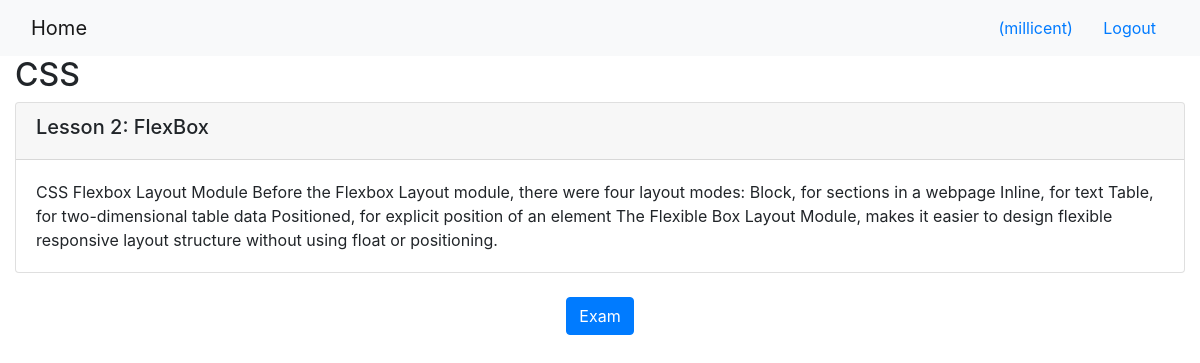
/onlinecourse/1/ (signed in), run on the app's committed database.
### onlinecourse/models.py (models this page shows, shortened)
class Course(models.Model):
    name = models.CharField(null=False, max_length=30, default='online course')
    image = models.ImageField(upload_to='course_images/')
    description = models.CharField(max_length=1000)
    pub_date = models.DateField(null=True)
    instructors = models.ManyToManyField(Instructor)
    users = models.ManyToManyField(settings.AUTH_USER_MODEL, through='Enrollment')
    total_enrollment = models.IntegerField(default=0)
    is_enrolled = False

class Lesson(models.Model):
    title = models.CharField(max_length=200, default="title")
    order = models.IntegerField(default=0)
    course = models.ForeignKey(Course, on_delete=models.CASCADE)
    content = models.TextField()

### onlinecourse/views.py (the view)
# urls.py: path('<int:pk>/', views.CourseDetailView.as_view(), name='course_details'),
class CourseDetailView(generic.DetailView):
    model = Course
    template_name = 'onlinecourse/course_detail_bootstrap.html'

### onlinecourse/templates/onlinecourse/course_detail_bootstrap.html (shortened to what this page needs)
<!DOCTYPE html>
<html lang="en">
<head>
     {% load static %}
    <link rel="stylesheet" href="https://maxcdn.bootstrapcdn.com/bootstrap/4.5.2/css/bootstrap.min.css">
</head>
<body>
    <nav class="navbar navbar-light bg-light">
        <div class="container-fluid">
            <div class="navbar-header">
                  <a class="navbar-brand" href="{% url 'onlinecourse:index' %}">Home</a>
            </div>
            <ul class="nav navbar-nav navbar-right">
                {% if user.is_authenticated %}
                <li>
                    <a class="btn btn-link" href="#">{{ user.first_name }}({{ user.username }})</a>
                    <a class="btn btn-link" href="{% url 'onlinecourse:logout' %}">Logout</a>
                </li>
                {% endif %}
            </ul>
        </div>
    </nav>
    <div class="container-fluid">
        <h2>{{ course.name }}</h2>
        <div class="card-columns-vertical">
            {% for lesson in course.lesson_set.all %}
                 <div class="card mt-1">
                    <div class="card-header"><h5>Lesson {{lesson.order|add:1}}: {{lesson.title}}</h5></div>
                    <div class="card-body">{{lesson.content}}</div>
                </div>
            {% endfor %}
        </div>
        <br>
        <center><button class="btn btn-primary" data-toggle="collapse" data-target="#exam">Exam</button></center>
        <br>
    </div>
</body>
</html>

### data on the page
Course: name "CSS"
Lesson: order|add "2", title "FlexBox", content "CSS Flexbox Layout Module Before the Flexbox Layout module, there were four layout modes: Block, for sections in a webpage Inline, for text Table, for two-dimensional table data Positioned, for explicit position of an element The Flexible Box Layout Module, makes it easier to design flexible responsive layout structure without using float or positioning."

### other printed values
{{ user.username }} "millicent"
